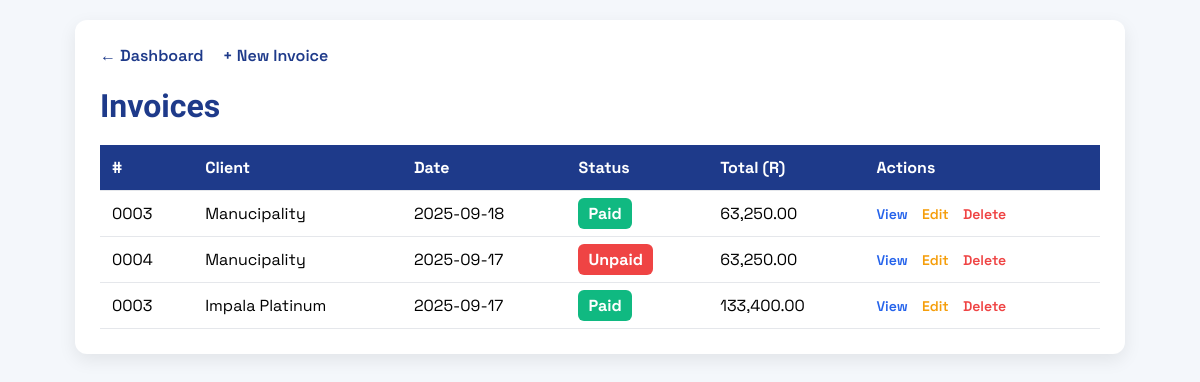
Page /invoice_list.php on the committed database.
### tables this page shows
CREATE TABLE `invoices` (
  `id` int(11) NOT NULL,
  `client_id` int(11) NOT NULL,
  `quotation_id` int(11) DEFAULT NULL,
  `invoice_number` varchar(50) NOT NULL,
  `invoice_date` date NOT NULL,
  `subtotal` decimal(10,2) NOT NULL DEFAULT 0.00,
  `discount` decimal(5,2) NOT NULL DEFAULT 0.00,
  `tax` decimal(5,2) NOT NULL DEFAULT 0.00,
  `amount` decimal(15,2) NOT NULL,
  `status` varchar(50) DEFAULT 'Pending',
  `notes` text DEFAULT NULL,
  `description` text DEFAULT NULL,
  `created_at` timestamp NOT NULL DEFAULT current_timestamp(),
  `project_id` int(11) DEFAULT NULL
);

CREATE TABLE `clients` (
  `id` int(11) NOT NULL,
  `name` varchar(255) NOT NULL,
  `email` varchar(255) DEFAULT NULL,
  `phone` varchar(50) DEFAULT NULL,
  `address` text DEFAULT NULL,
  `created_at` datetime DEFAULT current_timestamp(),
  `updated_at` datetime DEFAULT current_timestamp() ON UPDATE current_timestamp()
);

### invoice_list.php (the view, shortened to what this page needs)
<?php
require 'db.php';
$sql = "SELECT i.*, c.name AS client_name
        FROM invoices i
        LEFT JOIN clients c ON i.client_id = c.id
        ORDER BY i.created_at DESC";
$result = $conn->query($sql);
?>
<!DOCTYPE html>
<html lang="en">
<head>
</head>
<body>
<div class="container">
    <div class="nav">
        <a href="dashboard.php">← Dashboard</a>
        <a href="add_invoice.php">+ New Invoice</a>
    </div>
    <h1>Invoices</h1>
    <table>
        <thead>
            <tr>
                <th>#</th>
                <th>Client</th>
                <th>Date</th>
                <th>Status</th>
                <th>Total (R)</th>
                <th>Actions</th>
            </tr>
        </thead>
        <tbody>
        <?php if ($result && $result->num_rows > 0): ?>
            <?php while($row = $result->fetch_assoc()): ?>
            <tr>
                <td><?= htmlspecialchars($row['invoice_number']) ?></td>
                <td><?= htmlspecialchars($row['client_name'] ?? 'Unknown') ?></td>
                <td><?= htmlspecialchars($row['invoice_date']) ?></td>
                <td><span class="status <?= htmlspecialchars($row['status']) ?>"><?= htmlspecialchars($row['status']) ?></span></td>
                <td><?= number_format($row['amount'], 2) ?></td>
                <td class="actions">
                    <a class="view" href="view_invoice.php?id=<?= $row['id'] ?>">View</a>
                    <a class="edit" href="edit_invoice.php?id=<?= $row['id'] ?>">Edit</a>
                    <a class="delete" href="delete_invoice.php?id=<?= $row['id'] ?>" onclick="return confirm('Are you sure you want to delete this invoice?')">Delete</a>
                </td>
            </tr>
            <?php endwhile; ?>
        <?php else: ?>
            <tr><td colspan="6">No invoices found.</td></tr>
        <?php endif; ?>
        </tbody>
    </table>
</div>
</body>
</html>

### invoice_list.php (style rules this page uses)
body { font-family:'Space Grotesk',sans-serif; background:#f4f7fb; margin:0; padding:20px; }
.container { max-width:1000px; margin:auto; background:#fff; padding:25px; border-radius:12px; box-shadow:0 6px 18px rgba(0,0,0,0.08); }
h1 { font-family:'Urbanist',sans-serif; margin-bottom:20px; color:#1e3a8a; }
.nav { margin-bottom:20px; }
.nav a { margin-right:15px; text-decoration:none; font-weight:600; color:#1e3a8a; }
table { width:100%; border-collapse:collapse; margin-top:10px; }
th, td { padding:12px; border-bottom:1px solid #e5e7eb; text-align:left; }
th { background:#1e3a8a; color:white; }
.actions a { margin-right:10px; text-decoration:none; font-size:14px; font-weight:600; }
.view { color:#2563eb; }
.edit { color:#f59e0b; }
.delete { color:#ef4444; }
.status { font-weight:700; padding:5px 10px; border-radius:6px; color:white; }
.status.Unpaid { background:#ef4444; }
.status.Paid { background:#10b981; }

### rows in the picture
invoices: invoice_number "0003", client.name "Manucipality", invoice_date "2025-09-18", status "Paid", amount "63,250.00"
invoices: invoice_number "0004", client.name "Manucipality", invoice_date "2025-09-17", status "Unpaid", amount "63,250.00"
invoices: invoice_number "0003", client.name "Impala Platinum", invoice_date "2025-09-17", status "Paid", amount "133,400.00"
